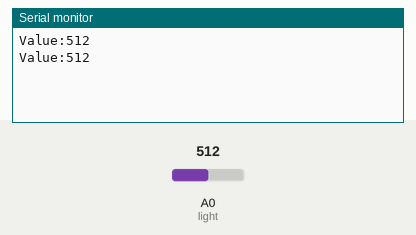
A sketch run on a simulated Arduino Uno, built with avr-gcc and run on an emulated ATmega328P. Shown: the last lines printed to the serial monitor. The inputs (shaded band) are chosen by the test bench; at power-on: A0 (light) = 512.

Above: at 1.8 s.
1.9 s: A0 (light) set to 716
At 2.8 s:
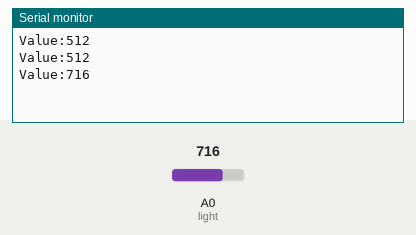
3.4 s: A0 (light) set to 900
At 4.8 s:
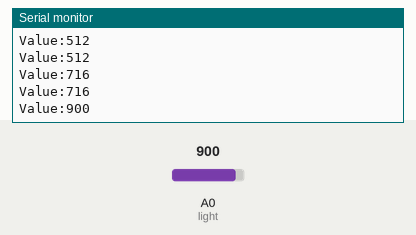
Timing chart, 0 to 6.4 s (numbered marks = the images above; inputs shaded):
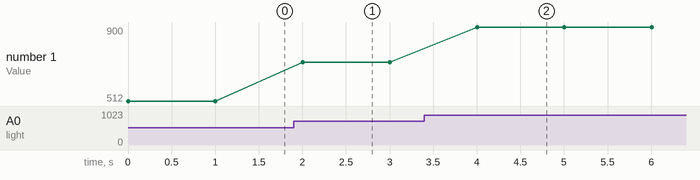

The sketch:

LDR.ino
```cpp
int value;
const int light=A0;//pin on Arduino
void setup() {
  pinMode(light,INPUT);// declaring pinMode
  Serial.begin(9600);
}
void loop() {
  value=analogRead(light);
  Serial.println();
  Serial.print("Value:");
  Serial.print(value);
  delay(1000);


}
```

Measured:
- after the input at 1.9 s, the serial monitor: prints a new line after 0.10 s (image 1)
- after the input at 3.4 s, the serial monitor: prints a new line after 0.60 s (image 2)
- plotted number 1: 512 → 716 after the input at 1.9 s, 716 → 900 after the input at 3.4 s
